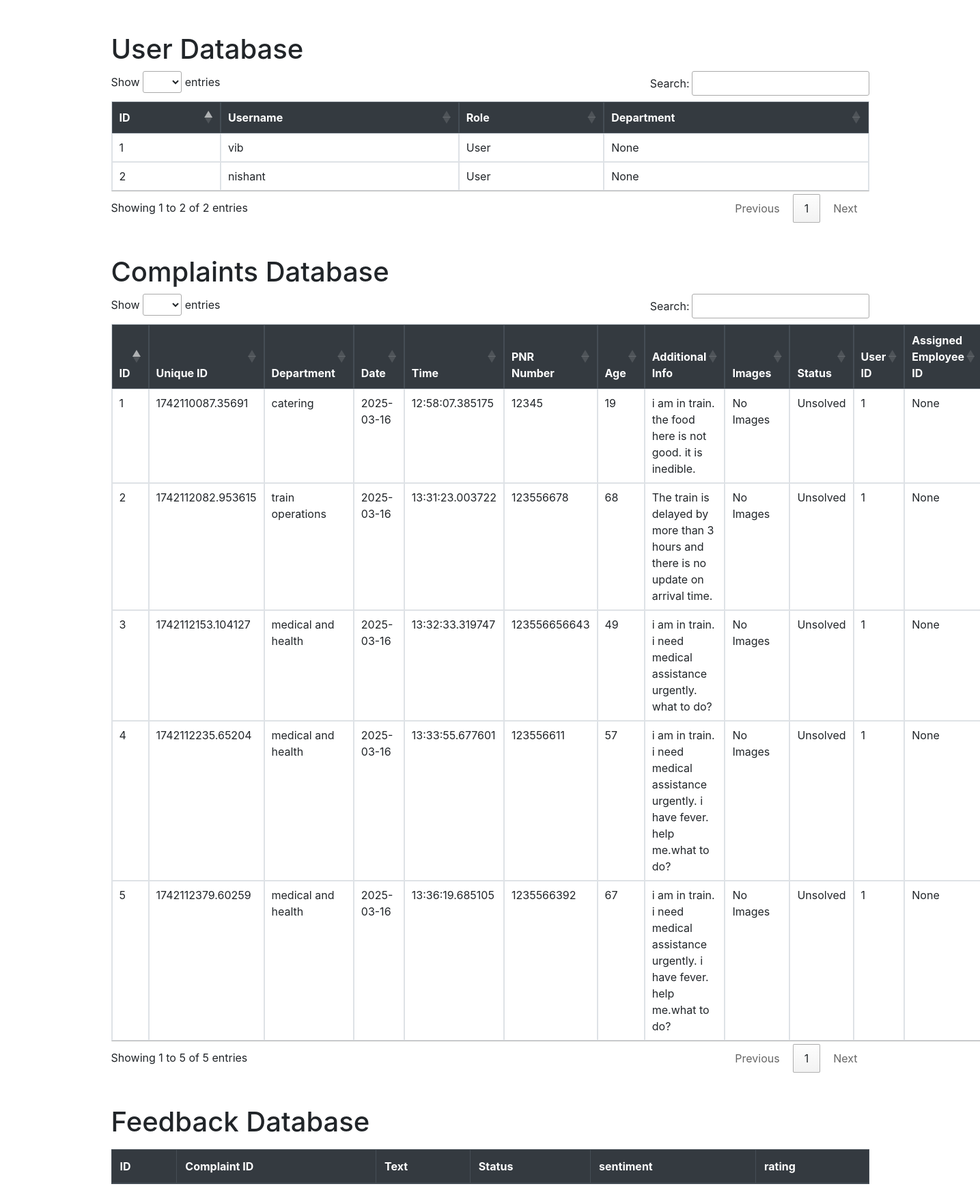
Screenshot of /view_database with the database file from the repository.
### models.py (models this page shows)
class User(db.Model, UserMixin):  # Inherit UserMixin for login functionality
    __tablename__ = 'user'
    id = db.Column(db.Integer, primary_key=True)
    username = db.Column(db.String(150), unique=True, nullable=False)
    password = db.Column(db.String(150), nullable=False)
    role = db.Column(db.String(50), nullable=False)  # e.g., 'user', 'admin', 'employee'
    department = db.Column(db.String(100), nullable=True)  # Specify the department for admins
    complaints = relationship('Complaint', back_populates='user', foreign_keys='Complaint.user_id')
    assigned_complaints = relationship('Complaint', back_populates='assigned_employee', foreign_keys='Complaint.assigned_employee_id')

class Complaint(db.Model):
    __tablename__ = 'complaint'
    id = db.Column(db.Integer, primary_key=True)
    unique_id = db.Column(db.String, unique=True, nullable=False)
    department = db.Column(db.String, nullable=False)
    date = db.Column(db.Date, nullable=False)
    time = db.Column(db.Time, nullable=False)
    pnr_no = db.Column(db.String, nullable=False)
    age = db.Column(db.Integer, nullable=False)
    additional_info = db.Column(db.Text, nullable=True)
    images = db.Column(db.String, nullable=True)
    status = db.Column(db.String(20), default='Unsolved')
    urgency = db.Column(db.Integer, default=0)
    user_id = db.Column(db.Integer, ForeignKey('user.id'), nullable=False)
    assigned_employee_id = db.Column(db.Integer, db.ForeignKey('user.id'), nullable=True)
    user = relationship('User', back_populates='complaints', foreign_keys=[user_id])
    assigned_employee = relationship('User', back_populates='assigned_complaints', foreign_keys=[assigned_employee_id])
    feedbacks = db.relationship('Feedback', back_populates='complaint', lazy='dynamic')

### app.py (the view)
@app.route('/view_database')
def view_database():
    users = User.query.all()  # Fetch all users from the User table
    complaints = Complaint.query.all()  # Fetch all complaints from the Complaint table
    feedbacks = Feedback.query.all()
    return render_template('database.html', users=users, complaints=complaints, feedbacks=feedbacks)

### app.py (called while the page is built)
@app.context_processor
def inject_user():
    return dict(current_user=current_user)

### templates/database.html (shortened to what this page needs)
<!DOCTYPE html>
<html lang="en">
<head>
    <link rel="stylesheet" href="https://stackpath.bootstrapcdn.com/bootstrap/4.5.2/css/bootstrap.min.css">
    <link rel="stylesheet" href="https://cdn.datatables.net/1.13.1/css/jquery.dataTables.min.css">
</head>
<body>
    <div class="container">
        <h1 class="mt-5">User Database</h1>
        <table id="userTable" class="table table-bordered table-hover mt-3">
            <thead class="thead-dark">
                <tr>
                    <th>ID</th>
                    <th>Username</th>
                    <th>Role</th>
                    <th>Department</th>
                </tr>
            </thead>
            <tbody>
                {% for user in users %}
                <tr>
                    <td>{{ user.id }}</td>
                    <td>{{ user.username }}</td>
                    <td>{{ user.role }}</td>
                    <td>{{ user.department }}</td>
                </tr>
                {% endfor %}
            </tbody>
        </table>
        <h1 class="mt-5">Complaints Database</h1>
        <table id="complaintTable" class="table table-bordered table-hover mt-3">
            <thead class="thead-dark">
                <tr>
                    <th>ID</th>
                    <th>Unique ID</th>
                    <th>Department</th>
                    <th>Date</th>
                    <th>Time</th>
                    <th>PNR Number</th>
                    <th>Age</th>
                    <th>Additional Info</th>
                    <th>Images</th>
                    <th>Status</th>
                    <th>User ID</th>
                    <th>Assigned Employee ID</th>
                </tr>
            </thead>
            <tbody>
                {% for complaint in complaints %}
                <tr>
                    <td>{{ complaint.id }}</td>
                    <td>{{ complaint.unique_id }}</td>
                    <td>{{ complaint.department }}</td>
                    <td>{{ complaint.date }}</td>
                    <td>{{ complaint.time }}</td>
                    <td>{{ complaint.pnr_no }}</td>
                    <td>{{ complaint.age }}</td>
                    <td>{{ complaint.additional_info }}</td>
                    <td>
                        {% if complaint.images %}
                            <a href="{{ url_for('static', filename='uploads/' + complaint.images) }}" target="_blank">View Images</a>
                        {% else %}
                            No Images
                        {% endif %}
                    </td>
                    <td>{{ complaint.status }}</td>
                    <td>{{ complaint.user_id }}</td>
                    <td>{{ complaint.assigned_employee_id }}</td>
                </tr>
                {% endfor %}
            </tbody>
        </table>
        <h1 class="mt-5">Feedback Database</h1>
        <table id="feedbackTable" class="table table-bordered table-hover mt-3">
            <thead class="thead-dark">
                <tr>
                    <th>ID</th>
                    <th>Complaint ID</th>
                    <th>Text</th>
                    <th>Status</th>
                    <th>sentiment</th>
                    <th>rating</th>
                </tr>
            </thead>
        </table>
    </div>
</body>
</html>

### rows the page displays
User: id "1", username "vib", role "User", department "None"
User: id "2", username "nishant", role "User", department "None"
Complaint: id "1", unique_id "1742110087.35691", department "catering", date "2025-03-16", time "12:58:07.385175", pnr_no "12345", age "19", additional_info "i am in train. the food here is not good. it is inedible.", images "No Images", status "Unsolved", user_id "1", assigned_employee_id "None"
Complaint: id "2", unique_id "1742112082.953615", department "train operations", date "2025-03-16", time "13:31:23.003722", pnr_no "123556678", age "68", additional_info "The train is delayed by more than 3 hours and there is no update on arrival time.", images "No Images", status "Unsolved", user_id "1", assigned_employee_id "None"
Complaint: id "3", unique_id "1742112153.104127", department "medical and health", date "2025-03-16", time "13:32:33.319747", pnr_no "123556656643", age "49", additional_info "i am in train. i need medical assistance urgently. what to do?", images "No Images", status "Unsolved", user_id "1", assigned_employee_id "None"
Complaint: id "4", unique_id "1742112235.65204", department "medical and health", date "2025-03-16", time "13:33:55.677601", pnr_no "123556611", age "57", additional_info "i am in train. i need medical assistance urgently. i have fever. help me.what to do?", images "No Images", status "Unsolved", user_id "1", assigned_employee_id "None"
Complaint: id "5", unique_id "1742112379.60259", department "medical and health", date "2025-03-16", time "13:36:19.685105", pnr_no "1235566392", age "67", additional_info "i am in train. i need medical assistance urgently. i have fever. help me.what to do?", images "No Images", status "Unsolved", user_id "1", assigned_employee_id "None"
